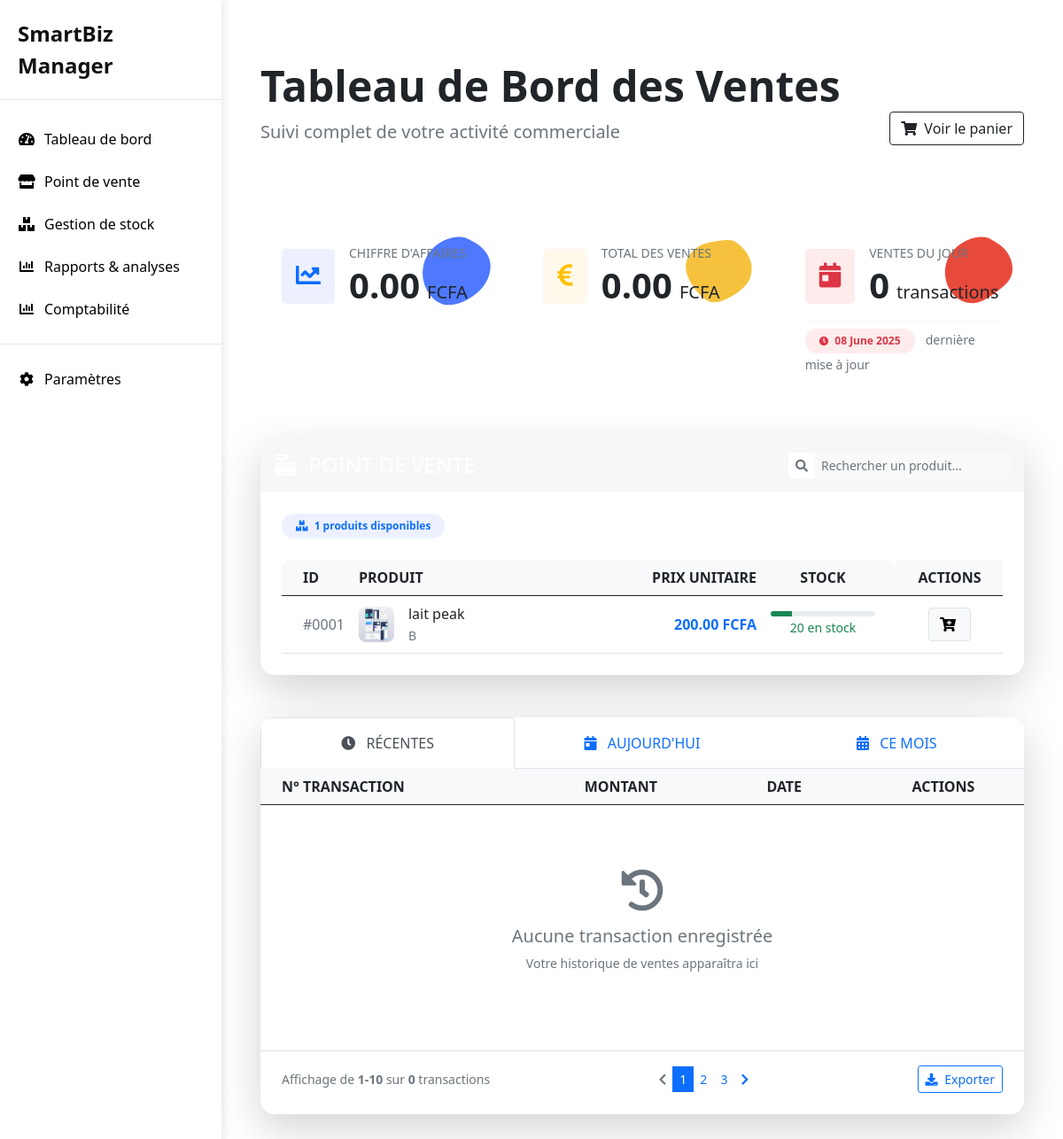
The app's page /ventes/, older data.
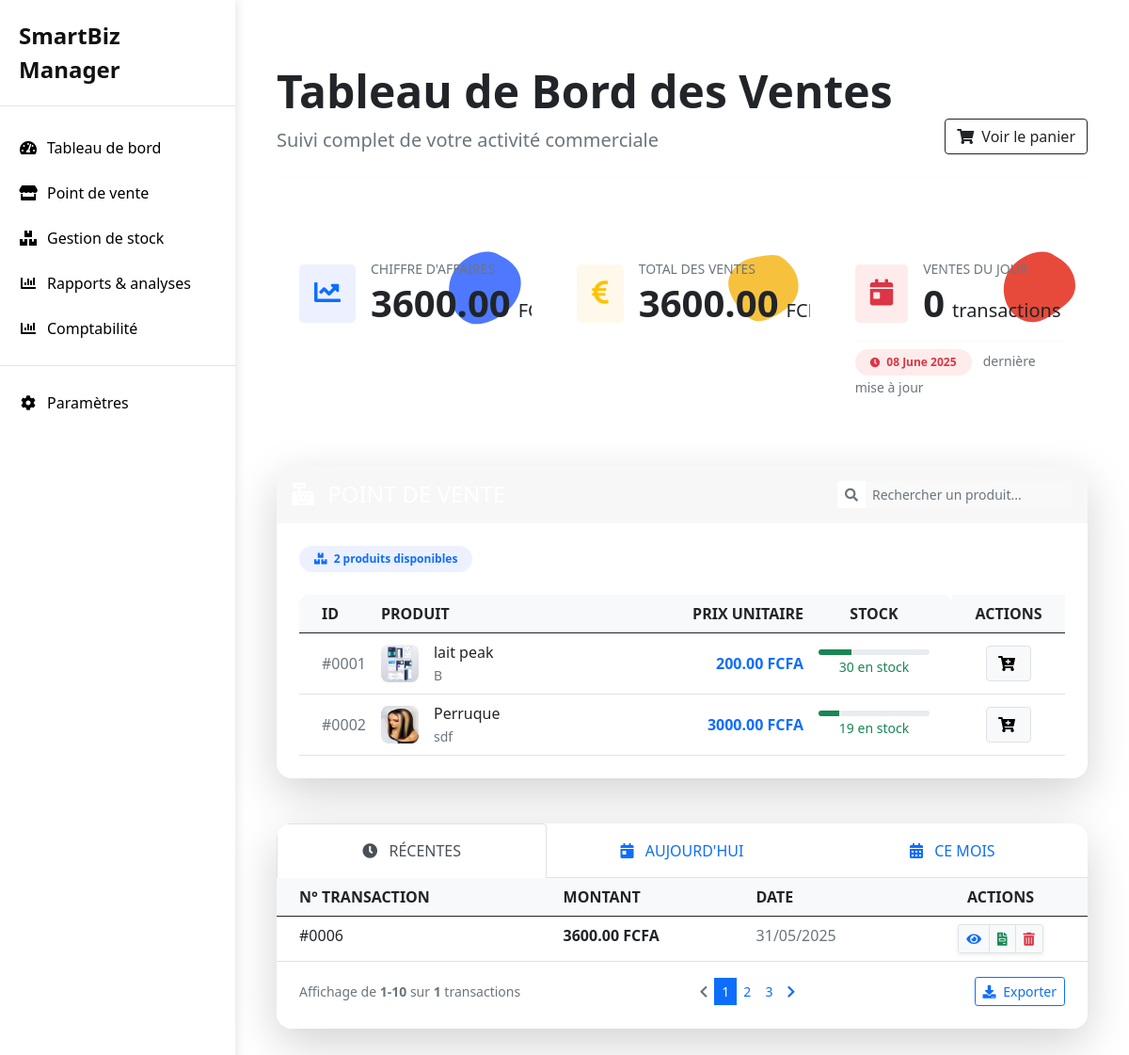
The same page, newer data.
### SmartBiz_Manager/models.py (models this page shows, shortened)
class Article(models.Model):
    image = models.ImageField(upload_to='articles/', blank=True, null=True)
    nom = models.CharField(max_length=100)
    description = models.TextField()
    prix_unitaire = models.DecimalField(max_digits=10, decimal_places=2)
    quantite_stock = models.IntegerField()
    categorie = models.CharField(max_length=50)
    date_creation = models.DateTimeField(auto_now_add=True)
    date_modification = models.DateTimeField(auto_now=True)
    class Meta:
        verbose_name = "Article"
        verbose_name_plural = "Articles"

class Vente(models.Model):
    articles = models.ManyToManyField(Article, related_name='ventes')
    nombreArticles = models.PositiveIntegerField()
    prixTotal = models.DecimalField(max_digits=10, decimal_places=2)
    date = models.DateField(auto_now=True)

### SmartBiz_Manager/views.py (the view)
# urls.py: path('ventes/', views.index, name='ventes'),  # j'ai changé '' en 'vente/' pour éviter conflit avec home
def index(request):
    articles = Article.objects.all()
    ventes = Vente.objects.all()
    chiffre_affaire = ventes.aggregate(total=Sum('prixTotal'))['total'] or 0.0
    total_ventes = ventes.aggregate(total=Sum('prixTotal'))['total'] or 0.0
    today = now().date()
    ventes_du_jour = Vente.objects.filter(date=today).count()
    for article in articles:
        article.stock_percentage = min(100, max(0, article.quantite_stock))  # Limite entre 0 et 100
        if article.quantite_stock <= 0:
            article.stock_status = "danger"
            article.stock_message = "Rupture de stock"
        elif article.quantite_stock < 10:  # Seuil d'alerte
            article.stock_status = "warning"
            article.stock_message = f"{article.quantite_stock} restant(s)"
        else:
            article.stock_status = "success"
            article.stock_message = f"{article.quantite_stock} en stock"
    return render(request, 'gestion_vente/index.html', {
        'articles': articles,
        'ventes': ventes,
        'chiffre_affaire': chiffre_affaire,
        'total_ventes': total_ventes,
        'ventes_du_jour': ventes_du_jour,
        'now': now()
    })

### SmartBiz_Manager/templates/gestion_vente/index.html (shortened to what the changed rows need)
{% extends 'base.html' %}
{% load static %}
{% block content %}
<div class="container-fluid px-4 py-5">
    <div class="row mb-5">
        <div class="col-12">
            <div class="d-flex justify-content-between align-items-end mb-4">
                <div>
                    <h1 class="display-5 fw-bold text-dark mb-2">Tableau de Bord des Ventes</h1>
                </div>
            </div>
        </div>
    </div>
    <div class="row g-4 mb-5">
        <div class="col-xl-4 col-md-6">
            <div class="card border-0 rounded-4 overflow-hidden h-100 transition-all hover-scale">
                <div class="card-body p-4 position-relative">
                    <div class="position-absolute top-0 end-0 opacity-10">
                    </div>
                    <div class="d-flex align-items-center position-relative">
                        <div class="flex-grow-1">
                            <div class="d-flex align-items-baseline">
                                <h2 class="mb-0 display-6 fw-bold">{{ chiffre_affaire|floatformat:2 }}</h2>
                                <span class="ms-2 fs-5">FCFA</span>
                            </div>
                        </div>
                    </div>
                </div>
            </div>
        </div>
        <div class="col-xl-4 col-md-6">
            <div class="card border-0 rounded-4 overflow-hidden h-100 transition-all hover-scale">
                <div class="card-body p-4 position-relative">
                    <div class="position-absolute top-0 end-0 opacity-10">
                    </div>
                    <div class="d-flex align-items-center position-relative">
                        <div class="flex-grow-1">
                            <div class="d-flex align-items-baseline">
                                <h2 class="mb-0 display-6 fw-bold">{{ total_ventes|floatformat:2 }}</h2>
                                <span class="ms-2 fs-5">FCFA</span>
                            </div>
                        </div>
                    </div>
                </div>
            </div>
        </div>
        <div class="col-xl-4 col-md-6">
            <div class="card border-0 rounded-4 overflow-hidden h-100 transition-all hover-scale">
                <div class="card-body p-4 position-relative">
                    <div class="d-flex align-items-center position-relative">
                        <div class="flex-grow-1">
                            <div class="d-flex align-items-baseline">
                                <h2 class="mb-0 display-6 fw-bold">{{ ventes_du_jour }}</h2>
                            </div>
                        </div>
                    </div>
                </div>
            </div>
        </div>
    </div>
<div class="row g-4 mb-5">
    <div class="col-12">
        <div class="card border-0 rounded-4 overflow-hidden shadow-lg">
            <div class="card-body p-0">
                <div class="row g-0">
                    <div class="col-lg-12">
                        <div class="p-4">
                            <div class="d-flex justify-content-between align-items-center mb-4">
                                <div>
                                    <span class="badge bg-primary-soft text-primary rounded-pill px-3 py-2">
                                        <i class="fas fa-boxes me-1"></i> {{ articles|length }} produits disponibles
                                    </span>
                                </div>
                            </div>
                            <div class="table-responsive">
                                <table class="table table-hover align-middle mb-0">
                                    <thead class="bg-light">
                                        <tr>
                                            <th class="ps-4" style="width: 60px; border-top-left-radius: 10px;">ID</th>
                                            <th>PRODUIT</th>
                                            <th class="text-end">PRIX UNITAIRE</th>
                                            <th class="text-center pe-4" style="width: 150px; border-top-right-radius: 10px;">STOCK</th>
                                            <th class="text-center" style="width: 120px;">ACTIONS</th>
                                        </tr>
                                    </thead>
                                    <tbody>
                                        {% for article in articles %}
                                        <tr class="position-relative">
                                            <td class="ps-4">
                                                <span class="text-muted fw-light">#{{ article.id|stringformat:"04d" }}</span>
                                            </td>
                                            <td>
                                                <div class="d-flex align-items-center">
                                                    {% if article.image %}
                                                    <div class="me-3" style="width: 40px; height: 40px; overflow: hidden; border-radius: 8px;">
                                                        <img src="{{ article.image.url }}" alt="{{ article.nom }}" class="img-fluid h-100 w-100 object-fit-cover">
                                                    </div>
                                                    {% else %}
                                                    <div class="bg-light rounded d-flex align-items-center justify-content-center me-3" style="width: 40px; height: 40px;">
                                                        <i class="fas fa-box text-muted"></i>
                                                    </div>
                                                    {% endif %}
                                                    <div>
                                                        <div class="fw-medium">{{ article.nom }}</div>
                                                        <small class="text-muted">{{ article.categorie|default:"Non catégorisé" }}</small>
                                                    </div>
                                                </div>
                                            </td>
                                            <td class="text-end">
                                                <span class="fw-bold text-primary">{{ article.prix_unitaire }} FCFA</span>
                                            </td>
                                            <td class="text-center pe-4">
                                                <div class="progress" style="height: 6px;">
                                                    <div class="progress-bar bg-{{ article.stock_status }}"
                                                         role="progressbar"
                                                         style="width: {{ article.stock_percentage }}%"
                                                         aria-valuenow="{{ article.quantite_stock }}"
                                                         aria-valuemin="0"
                                                         aria-valuemax="100">
                                                    </div>
                                                </div>
                                                <small class="text-{{ article.stock_status }}">{{ article.stock_message }}</small>
                                            </td>
                                            <td class="text-center">
                                                <a href="{% url 'ajouter_au_panier' article.id %}" class="btn btn-light border" title="Ajouter au panier">
                                                    <i class="fas fa-cart-plus me-1"></i>
                                                </a>
                                            </td>
                                        </tr>
                                        {% endfor %}
                                    </tbody>
                                </table>
                            </div>
                        </div>
                    </div>
                </div>
            </div>
        </div>
    </div>
</div>
<div class="row">
    <div class="col-12">
        <div class="card border-0 rounded-4 overflow-hidden shadow-lg">
            <div class="card-body p-0">
                <div class="tab-content" id="salesTabsContent">
                    <div class="tab-pane fade show active" id="recent" role="tabpanel">
                        <div class="table-responsive">
                            <table class="table table-hover mb-0">
                                <thead class="bg-light">
                                    <tr>
                                        <th class="ps-4">N° TRANSACTION</th>
                                        <th>MONTANT</th>
                                        <th>DATE</th>
                                        <th class="text-center">ACTIONS</th>
                                    </tr>
                                </thead>
                                <tbody>
                                    {% for vente in ventes %}
                                    <tr>
                                        <td class="ps-4 fw-medium">#{{ vente.id|stringformat:"04d" }}</td>
                                        <td>
                                            <span class="fw-bold">{{ vente.prixTotal }} FCFA</span>
                                        </td>
                                        <td>
                                            <span class="text-muted">{{ vente.date|date:"d/m/Y" }}</span>
                                        </td>
                                        <td class="text-center">
                                            <div class="btn-group btn-group-sm shadow-sm">
                                                <a href="{% url 'detail_vente' vente.id %}" class="btn btn-light border" title="Détails">
                                                    <i class="fas fa-eye text-primary"></i>
                                                </a>
                                                <a href="{% url 'visualiser_facture' vente.id %}" class="btn btn-light border" title="Facture">
                                                    <i class="fas fa-file-invoice text-success"></i>
                                                </a>
                                                <a href="{% url 'supprimer_vente' vente.id %}" class="btn btn-light border" title="Supprimer">
                                                    <i class="fas fa-trash-alt text-danger"></i>
                                                </a>
                                            </div>
                                        </td>
                                    </tr>
                                    {% empty %}
                                    <tr>
                                        <td colspan="6" class="text-center py-5">
                                            <div class="py-4">
                                                <i class="fas fa-history fa-3x text-muted mb-3"></i>
                                                <h5 class="fw-light text-muted">Aucune transaction enregistrée</h5>
                                                <p class="text-muted small">Votre historique de ventes apparaîtra ici</p>
                                            </div>
                                        </td>
                                    </tr>
                                    {% endfor %}
                                </tbody>
                            </table>
                        </div>
                    </div>
                </div>
            </div>
            <div class="card-footer bg-white border-0 pt-3 pb-4 px-4">
                <div class="d-flex justify-content-between align-items-center">
                    <div>
                        <p class="mb-0 small text-muted">Affichage de <span class="fw-bold">1-10</span> sur <span class="fw-bold">{{ ventes|length }}</span> transactions</p>
                    </div>
                </div>
            </div>
        </div>
    </div>
</div>
<link rel="stylesheet" href="{% static 'all.min.css' %}">
<link rel="stylesheet" href="{% static 'bootstrap.min.css' %}">
{% endblock %}

Row changes from the older to the newer data that the page shows:
changed Article "lait peak": quantite_stock 20 → 30 (drawn); stock_message "20 en stock" → "30 en stock"
added Article: id "0002", image (picture), nom "Perruque", categorie "sdf", prix_unitaire "3000.00", quantite_stock 19 (drawn), stock_message "19 en stock"
added Vente: id "0006", prixTotal "3600.00", date "31/05/2025"
Text that changed along with them:
{{ chiffre_affaire|floatformat:2 }}: "0.00" → "3600.00"
{{ total_ventes|floatformat:2 }}: "0.00" → "3600.00"
{{ articles|length }}: "1" → "2"
{{ ventes|length }}: "0" → "1"
text no longer shown: "Aucune transaction enregistrée Votre historique de ventes apparaîtra ici"
